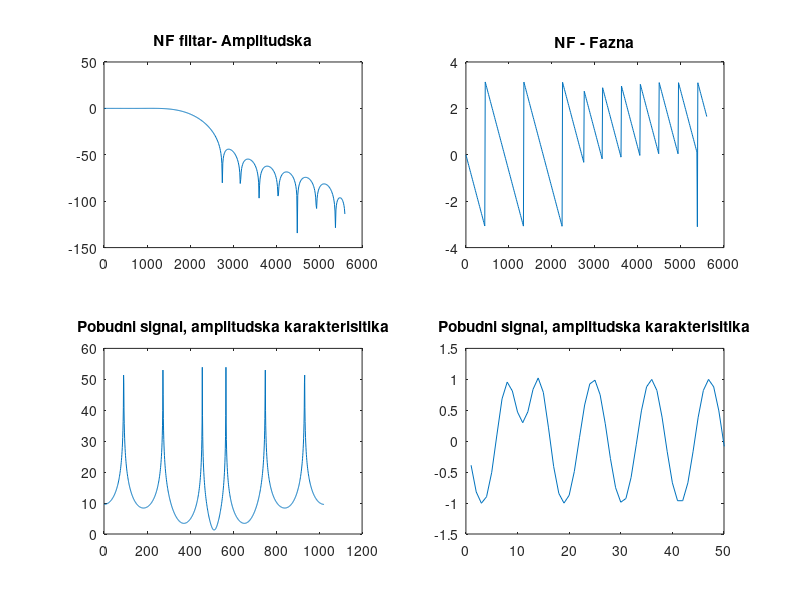

Here is the MATLAB script that generated this plot:
N = 25;
hanov = hann(N + 1);
fn = 2000;
fs = 11200;
b1 = fir1(N, fn / (fs/2), hanov)  %sinteza filtra

N_fft = 1024;
B1 = fft(b1, N_fft) ;
B1a = abs(B1(1 : N_fft / 2));
F = angle(B1(1:N_fft/2)); %fazna
%frekvencijska osa
N_fft1 = N_fft / 2 -1; % posmatramo pola
n = 0 : N_fft1;
f = n * (fs/2) /  N_fft1; %frekvencijaska osa je skalirana od nula do (fs/2)

%crtamo filtar
subplot(2, 2, 1), plot(f, 20*log10(B1a)), title('NF filtar- Amplitudska');
subplot(2, 2, 2), plot(f, F), title('NF - Fazna');
%ulazni signal
N_fft = 1024;
n = 0 : N_fft - 1;
x = cos(2 * pi * 1000 / fs * n) + cos(2 * pi * 3000 / fs * n) + cos(2 * pi * 5000 / fs * n) ;

%furijeova transformacija pobudnog signala
X = fft(x, N_fft)
subplot(2, 2, 3), plot(n, 20*log10(X)), title('Pobudni signal, amplitudska karakterisitika')

Y = X .* B1
y = ifft(Y)
subplot(2, 2, 4), plot(1 : length(y), y), title('Pobudni signal, amplitudska karakterisitika')
xlim([0 50])
